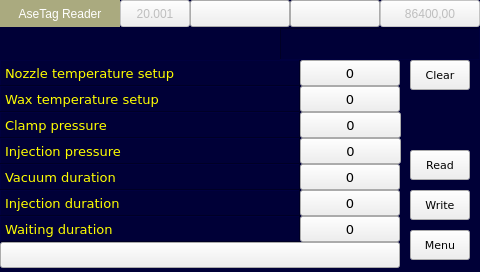
<?xml version="1.0" encoding="UTF-8"?>
<ui version="4.0">
<class>page100</class>
<widget class="QWidget" name="page100">
<property name="geometry">
<rect>
<x>0</x>
<y>0</y>
<width>480</width>
<height>272</height>
</rect>
</property>
<property name="minimumSize">
<size>
<width>480</width>
<height>272</height>
</size>
</property>
<property name="maximumSize">
<size>
<width>480</width>
<height>272</height>
</size>
</property>
<property name="windowTitle">
<string>page100</string>
</property>
<property name="styleSheet">
<string notr="true">QWidget#page100
{
background-color: rgb(0, 0, 55);
}

QLabel
{
background-color: rgb(0, 0, 55);
color: rgb(255, 255, 0);
}</string>
</property>
<widget class="QLabel" name="label_Tag">
<property name="geometry">
<rect>
<x>40</x>
<y>28</y>
<width>200</width>
<height>32</height>
</rect>
</property>
<property name="font">
<font>
<family>DejaVu Sans</family>
<pointsize>8</pointsize>
</font>
</property>
<property name="styleSheet">
<string notr="true"/>
</property>
<property name="text">
<string/>
</property>
<property name="alignment">
<set>Qt::AlignLeading|Qt::AlignLeft|Qt::AlignVCenter</set>
</property>
</widget>
<widget class="QLabel" name="labelErrors">
<property name="geometry">
<rect>
<x>280</x>
<y>28</y>
<width>200</width>
<height>32</height>
</rect>
</property>
<property name="font">
<font>
<family>DejaVu Sans</family>
<pointsize>8</pointsize>
</font>
</property>
<property name="frameShape">
<enum>QFrame::Panel</enum>
</property>
<property name="frameShadow">
<enum>QFrame::Sunken</enum>
</property>
<property name="alignment">
<set>Qt::AlignLeading|Qt::AlignLeft|Qt::AlignVCenter</set>
</property>
</widget>
<widget class="ATCMbutton" name="atcmButtonMenu">
<property name="geometry">
<rect>
<x>410</x>
<y>230</y>
<width>60</width>
<height>30</height>
</rect>
</property>
<property name="font">
<font>
<family>DejaVu Sans</family>
<pointsize>8</pointsize>
</font>
</property>
<property name="toolTip">
<string/>
</property>
<property name="whatsThis">
<string>ATCMbutton widget</string>
</property>
<property name="pageName">
<string notr="true">menu</string>
</property>
<property name="statusvar">
<string notr="true"/>
</property>
<property name="viewStatus">
<bool>false</bool>
</property>
<property name="visibilityVar">
<string notr="true"/>
</property>
<property name="text">
<string>Menu</string>
</property>
<property name="pressText">
<string>Menu</string>
</property>
<property name="borderWidth">
<number>0</number>
</property>
<property name="borderRadius">
<number>5</number>
</property>
<property name="apparence">
<enum>QFrame::Raised</enum>
</property>
</widget>
<widget class="QLabel" name="label_tag_present">
<property name="geometry">
<rect>
<x>4</x>
<y>28</y>
<width>32</width>
<height>32</height>
</rect>
</property>
<property name="maximumSize">
<size>
<width>50</width>
<height>50</height>
</size>
</property>
<property name="font">
<font>
<family>Ubuntu</family>
<pointsize>13</pointsize>
<weight>50</weight>
<italic>false</italic>
<bold>false</bold>
</font>
</property>
<property name="styleSheet">
<string notr="true"/>
</property>
<property name="text">
<string/>
</property>
</widget>
<widget class="QLabel" name="label_reader">
<property name="geometry">
<rect>
<x>240</x>
<y>28</y>
<width>32</width>
<height>32</height>
</rect>
</property>
<property name="maximumSize">
<size>
<width>50</width>
<height>50</height>
</size>
</property>
<property name="font">
<font>
<family>Ubuntu</family>
<pointsize>13</pointsize>
<weight>50</weight>
<italic>false</italic>
<bold>false</bold>
</font>
</property>
<property name="styleSheet">
<string notr="true"/>
</property>
<property name="text">
<string/>
</property>
</widget>
<widget class="ATCMdate" name="atcmDate">
<property name="geometry">
<rect>
<x>190</x>
<y>0</y>
<width>100</width>
<height>27</height>
</rect>
</property>
<property name="font">
<font>
<family>Ubuntu</family>
<pointsize>9</pointsize>
</font>
</property>
<property name="toolTip">
<string>ATCM QDate</string>
</property>
<property name="whatsThis">
<string>ATCMdate widget</string>
</property>
<property name="bgColor">
<color>
<red>170</red>
<green>170</green>
<blue>127</blue>
</color>
</property>
<property name="fontColor">
<color>
<red>255</red>
<green>255</green>
<blue>255</blue>
</color>
</property>
<property name="borderWidth">
<number>0</number>
</property>
<property name="borderRadius">
<number>0</number>
</property>
<property name="format">
<enum>ATCMdate::DD_MM_YYYY</enum>
</property>
</widget>
<widget class="ATCMlabel" name="atcmLabel_PLC_time">
<property name="enabled">
<bool>false</bool>
</property>
<property name="geometry">
<rect>
<x>380</x>
<y>0</y>
<width>100</width>
<height>27</height>
</rect>
</property>
<property name="font">
<font>
<family>Ubuntu</family>
<pointsize>9</pointsize>
</font>
</property>
<property name="text">
<string>86400,00</string>
</property>
<property name="toolTip">
<string>PLC_time</string>
</property>
<property name="whatsThis">
<string>ATCMlabel widget</string>
</property>
<property name="variable">
<string>PLC_time</string>
</property>
<property name="refresh">
<number>200</number>
</property>
<property name="max">
<string notr="true">0</string>
</property>
<property name="min">
<string notr="true">0</string>
</property>
<property name="viewStatus">
<bool>false</bool>
</property>
<property name="visibilityVar">
<string/>
</property>
<property name="bgColor">
<color>
<red>170</red>
<green>170</green>
<blue>127</blue>
</color>
</property>
<property name="fontColor">
<color>
<red>255</red>
<green>255</green>
<blue>255</blue>
</color>
</property>
<property name="borderWidth">
<number>0</number>
</property>
<property name="borderRadius">
<number>0</number>
</property>
</widget>
<widget class="QLabel" name="label_3">
<property name="geometry">
<rect>
<x>0</x>
<y>0</y>
<width>120</width>
<height>27</height>
</rect>
</property>
<property name="font">
<font>
<family>Ubuntu</family>
<pointsize>9</pointsize>
</font>
</property>
<property name="styleSheet">
<string notr="true">background-color: rgb(170, 170, 127);
color: rgb(255, 255, 255);
font: 9pt &quot;Ubuntu&quot;;
</string>
</property>
<property name="text">
<string>AseTag Reader</string>
</property>
<property name="alignment">
<set>Qt::AlignCenter</set>
</property>
</widget>
<widget class="ATCMlabel" name="atcmLabel_HMI_Version">
<property name="enabled">
<bool>false</bool>
</property>
<property name="geometry">
<rect>
<x>120</x>
<y>0</y>
<width>70</width>
<height>27</height>
</rect>
</property>
<property name="font">
<font>
<family>Ubuntu</family>
<pointsize>9</pointsize>
</font>
</property>
<property name="text">
<string>20.001</string>
</property>
<property name="toolTip">
<string>PLC_HMI_Version</string>
</property>
<property name="whatsThis">
<string>ATCMlabel widget</string>
</property>
<property name="variable">
<string>PLC_HMI_Version</string>
</property>
<property name="refresh">
<number>200</number>
</property>
<property name="max">
<string notr="true">0</string>
</property>
<property name="min">
<string notr="true">0</string>
</property>
<property name="viewStatus">
<bool>false</bool>
</property>
<property name="visibilityVar">
<string/>
</property>
<property name="bgColor">
<color>
<red>170</red>
<green>170</green>
<blue>127</blue>
</color>
</property>
<property name="fontColor">
<color>
<red>255</red>
<green>255</green>
<blue>255</blue>
</color>
</property>
<property name="borderWidth">
<number>0</number>
</property>
<property name="borderRadius">
<number>0</number>
</property>
</widget>
<widget class="ATCMtime" name="atcmTime">
<property name="geometry">
<rect>
<x>290</x>
<y>0</y>
<width>90</width>
<height>27</height>
</rect>
</property>
<property name="font">
<font>
<family>Ubuntu</family>
<pointsize>9</pointsize>
</font>
</property>
<property name="toolTip">
<string>ATCM QTime</string>
</property>
<property name="whatsThis">
<string>ATCMtime widget</string>
</property>
<property name="bgColor">
<color>
<red>170</red>
<green>170</green>
<blue>127</blue>
</color>
</property>
<property name="fontColor">
<color>
<red>255</red>
<green>255</green>
<blue>255</blue>
</color>
</property>
<property name="borderWidth">
<number>0</number>
</property>
<property name="borderRadius">
<number>0</number>
</property>
</widget>
<widget class="ATCMbutton" name="atcmButtonWrite">
<property name="geometry">
<rect>
<x>410</x>
<y>190</y>
<width>60</width>
<height>30</height>
</rect>
</property>
<property name="font">
<font>
<family>DejaVu Sans</family>
<pointsize>8</pointsize>
</font>
</property>
<property name="toolTip">
<string/>
</property>
<property name="whatsThis">
<string>ATCMbutton widget</string>
</property>
<property name="pageName">
<string notr="true">menu</string>
</property>
<property name="statusvar">
<string notr="true"/>
</property>
<property name="viewStatus">
<bool>false</bool>
</property>
<property name="visibilityVar">
<string notr="true"/>
</property>
<property name="text">
<string>Write</string>
</property>
<property name="pressText">
<string>Write</string>
</property>
<property name="borderWidth">
<number>0</number>
</property>
<property name="borderRadius">
<number>5</number>
</property>
<property name="apparence">
<enum>QFrame::Raised</enum>
</property>
</widget>
<widget class="ATCMbutton" name="atcmButtonRead">
<property name="geometry">
<rect>
<x>410</x>
<y>150</y>
<width>60</width>
<height>30</height>
</rect>
</property>
<property name="font">
<font>
<family>DejaVu Sans</family>
<pointsize>8</pointsize>
</font>
</property>
<property name="toolTip">
<string/>
</property>
<property name="whatsThis">
<string>ATCMbutton widget</string>
</property>
<property name="pageName">
<string notr="true"/>
</property>
<property name="statusvar">
<string notr="true"/>
</property>
<property name="viewStatus">
<bool>false</bool>
</property>
<property name="visibilityVar">
<string notr="true"/>
</property>
<property name="text">
<string>Read</string>
</property>
<property name="pressText">
<string>Read</string>
</property>
<property name="borderWidth">
<number>0</number>
</property>
<property name="borderRadius">
<number>5</number>
</property>
<property name="apparence">
<enum>QFrame::Raised</enum>
</property>
</widget>
<widget class="QLabel" name="label_19">
<property name="geometry">
<rect>
<x>0</x>
<y>60</y>
<width>300</width>
<height>26</height>
</rect>
</property>
<property name="font">
<font>
<family>DejaVu Sans</family>
<pointsize>10</pointsize>
</font>
</property>
<property name="frameShape">
<enum>QFrame::Panel</enum>
</property>
<property name="frameShadow">
<enum>QFrame::Raised</enum>
</property>
<property name="text">
<string>Nozzle temperature setup</string>
</property>
<property name="alignment">
<set>Qt::AlignLeading|Qt::AlignLeft|Qt::AlignVCenter</set>
</property>
</widget>
<widget class="ATCMlabel" name="atcmLabel_9">
<property name="geometry">
<rect>
<x>300</x>
<y>86</y>
<width>100</width>
<height>26</height>
</rect>
</property>
<property name="font">
<font>
<family>DejaVu Sans</family>
<pointsize>10</pointsize>
</font>
</property>
<property name="text">
<string>0</string>
</property>
<property name="toolTip">
<string>Tmp_TempSerbatoi</string>
</property>
<property name="whatsThis">
<string>ATCMlabel widget</string>
</property>
<property name="variable">
<string>Tmp_TempSerbatoi</string>
</property>
<property name="refresh">
<number>200</number>
</property>
<property name="max">
<string notr="true">85</string>
</property>
<property name="min">
<string notr="true">50</string>
</property>
<property name="viewStatus">
<bool>false</bool>
</property>
<property name="visibilityVar">
<string/>
</property>
<property name="borderWidth">
<number>1</number>
</property>
<property name="borderRadius">
<number>0</number>
</property>
</widget>
<widget class="ATCMlabel" name="atcmLabel_12">
<property name="geometry">
<rect>
<x>300</x>
<y>138</y>
<width>101</width>
<height>26</height>
</rect>
</property>
<property name="font">
<font>
<family>DejaVu Sans</family>
<pointsize>10</pointsize>
</font>
</property>
<property name="text">
<string>0</string>
</property>
<property name="toolTip">
<string>Tmp_P5</string>
</property>
<property name="whatsThis">
<string>ATCMlabel widget</string>
</property>
<property name="variable">
<string>Tmp_P5</string>
</property>
<property name="refresh">
<number>200</number>
</property>
<property name="max">
<string notr="true">5</string>
</property>
<property name="min">
<string notr="true">0.2</string>
</property>
<property name="viewStatus">
<bool>false</bool>
</property>
<property name="visibilityVar">
<string/>
</property>
<property name="borderWidth">
<number>1</number>
</property>
<property name="borderRadius">
<number>0</number>
</property>
</widget>
<widget class="ATCMlabel" name="atcmLabel_11">
<property name="geometry">
<rect>
<x>300</x>
<y>216</y>
<width>100</width>
<height>26</height>
</rect>
</property>
<property name="font">
<font>
<family>DejaVu Sans</family>
<pointsize>10</pointsize>
</font>
</property>
<property name="text">
<string>0</string>
</property>
<property name="toolTip">
<string>Tmp_TEMPO3</string>
</property>
<property name="whatsThis">
<string>ATCMlabel widget</string>
</property>
<property name="variable">
<string>Tmp_TEMPO3</string>
</property>
<property name="refresh">
<number>200</number>
</property>
<property name="max">
<string notr="true">20</string>
</property>
<property name="min">
<string notr="true">0</string>
</property>
<property name="viewStatus">
<bool>false</bool>
</property>
<property name="visibilityVar">
<string/>
</property>
<property name="borderWidth">
<number>1</number>
</property>
<property name="borderRadius">
<number>0</number>
</property>
</widget>
<widget class="QLabel" name="label_37">
<property name="geometry">
<rect>
<x>0</x>
<y>112</y>
<width>300</width>
<height>26</height>
</rect>
</property>
<property name="font">
<font>
<family>DejaVu Sans</family>
<pointsize>10</pointsize>
</font>
</property>
<property name="frameShape">
<enum>QFrame::Panel</enum>
</property>
<property name="frameShadow">
<enum>QFrame::Raised</enum>
</property>
<property name="text">
<string>Clamp pressure</string>
</property>
<property name="alignment">
<set>Qt::AlignLeading|Qt::AlignLeft|Qt::AlignVCenter</set>
</property>
</widget>
<widget class="QLabel" name="label_20">
<property name="geometry">
<rect>
<x>0</x>
<y>86</y>
<width>300</width>
<height>26</height>
</rect>
</property>
<property name="font">
<font>
<family>DejaVu Sans</family>
<pointsize>10</pointsize>
</font>
</property>
<property name="frameShape">
<enum>QFrame::Panel</enum>
</property>
<property name="frameShadow">
<enum>QFrame::Raised</enum>
</property>
<property name="text">
<string>Wax temperature setup</string>
</property>
<property name="alignment">
<set>Qt::AlignLeading|Qt::AlignLeft|Qt::AlignVCenter</set>
</property>
</widget>
<widget class="QLabel" name="label_31">
<property name="geometry">
<rect>
<x>0</x>
<y>164</y>
<width>300</width>
<height>26</height>
</rect>
</property>
<property name="font">
<font>
<family>DejaVu Sans</family>
<pointsize>10</pointsize>
</font>
</property>
<property name="frameShape">
<enum>QFrame::Panel</enum>
</property>
<property name="frameShadow">
<enum>QFrame::Raised</enum>
</property>
<property name="text">
<string>Vacuum duration</string>
</property>
<property name="alignment">
<set>Qt::AlignLeading|Qt::AlignLeft|Qt::AlignVCenter</set>
</property>
</widget>
<widget class="QLabel" name="label_36">
<property name="geometry">
<rect>
<x>0</x>
<y>216</y>
<width>300</width>
<height>26</height>
</rect>
</property>
<property name="font">
<font>
<family>DejaVu Sans</family>
<pointsize>10</pointsize>
</font>
</property>
<property name="frameShape">
<enum>QFrame::Panel</enum>
</property>
<property name="frameShadow">
<enum>QFrame::Raised</enum>
</property>
<property name="text">
<string>Waiting duration</string>
</property>
<property name="alignment">
<set>Qt::AlignLeading|Qt::AlignLeft|Qt::AlignVCenter</set>
</property>
</widget>
<widget class="QLabel" name="label_39">
<property name="geometry">
<rect>
<x>0</x>
<y>138</y>
<width>300</width>
<height>26</height>
</rect>
</property>
<property name="font">
<font>
<family>DejaVu Sans</family>
<pointsize>10</pointsize>
</font>
</property>
<property name="frameShape">
<enum>QFrame::Panel</enum>
</property>
<property name="frameShadow">
<enum>QFrame::Raised</enum>
</property>
<property name="text">
<string>Injection pressure</string>
</property>
<property name="alignment">
<set>Qt::AlignLeading|Qt::AlignLeft|Qt::AlignVCenter</set>
</property>
</widget>
<widget class="QLabel" name="label_28">
<property name="geometry">
<rect>
<x>0</x>
<y>190</y>
<width>300</width>
<height>26</height>
</rect>
</property>
<property name="font">
<font>
<family>DejaVu Sans</family>
<pointsize>10</pointsize>
</font>
</property>
<property name="frameShape">
<enum>QFrame::Panel</enum>
</property>
<property name="frameShadow">
<enum>QFrame::Raised</enum>
</property>
<property name="text">
<string>Injection duration</string>
</property>
<property name="alignment">
<set>Qt::AlignLeading|Qt::AlignLeft|Qt::AlignVCenter</set>
</property>
</widget>
<widget class="ATCMlabel" name="atcmLabel_8">
<property name="geometry">
<rect>
<x>300</x>
<y>164</y>
<width>100</width>
<height>26</height>
</rect>
</property>
<property name="font">
<font>
<family>DejaVu Sans</family>
<pointsize>10</pointsize>
</font>
</property>
<property name="text">
<string>0</string>
</property>
<property name="toolTip">
<string>Tmp_TEMPO1</string>
</property>
<property name="whatsThis">
<string>ATCMlabel widget</string>
</property>
<property name="variable">
<string>Tmp_TEMPO1</string>
</property>
<property name="refresh">
<number>200</number>
</property>
<property name="max">
<string notr="true">30</string>
</property>
<property name="min">
<string notr="true">1</string>
</property>
<property name="viewStatus">
<bool>false</bool>
</property>
<property name="visibilityVar">
<string/>
</property>
<property name="borderWidth">
<number>1</number>
</property>
<property name="borderRadius">
<number>0</number>
</property>
</widget>
<widget class="ATCMlabel" name="atcmLabel_6">
<property name="geometry">
<rect>
<x>300</x>
<y>190</y>
<width>100</width>
<height>26</height>
</rect>
</property>
<property name="font">
<font>
<family>DejaVu Sans</family>
<pointsize>10</pointsize>
</font>
</property>
<property name="text">
<string>0</string>
</property>
<property name="toolTip">
<string>Tmp_TEMPO2</string>
</property>
<property name="whatsThis">
<string>ATCMlabel widget</string>
</property>
<property name="variable">
<string>Tmp_TEMPO2</string>
</property>
<property name="refresh">
<number>200</number>
</property>
<property name="max">
<string notr="true">30</string>
</property>
<property name="min">
<string notr="true">1</string>
</property>
<property name="viewStatus">
<bool>false</bool>
</property>
<property name="visibilityVar">
<string/>
</property>
<property name="borderWidth">
<number>1</number>
</property>
<property name="borderRadius">
<number>0</number>
</property>
</widget>
<widget class="ATCMlabel" name="atcmLabel_7">
<property name="geometry">
<rect>
<x>300</x>
<y>60</y>
<width>100</width>
<height>26</height>
</rect>
</property>
<property name="font">
<font>
<family>DejaVu Sans</family>
<pointsize>10</pointsize>
</font>
</property>
<property name="text">
<string>0</string>
</property>
<property name="toolTip">
<string>Tmp_TempUgello</string>
</property>
<property name="whatsThis">
<string>ATCMlabel widget</string>
</property>
<property name="variable">
<string>Tmp_TempUgello</string>
</property>
<property name="refresh">
<number>200</number>
</property>
<property name="max">
<string notr="true">85</string>
</property>
<property name="min">
<string notr="true">50</string>
</property>
<property name="viewStatus">
<bool>false</bool>
</property>
<property name="visibilityVar">
<string/>
</property>
<property name="borderWidth">
<number>1</number>
</property>
<property name="borderRadius">
<number>0</number>
</property>
</widget>
<widget class="ATCMlabel" name="atcmLabel_10">
<property name="geometry">
<rect>
<x>300</x>
<y>112</y>
<width>101</width>
<height>26</height>
</rect>
</property>
<property name="font">
<font>
<family>DejaVu Sans</family>
<pointsize>10</pointsize>
</font>
</property>
<property name="text">
<string>0</string>
</property>
<property name="toolTip">
<string>Tmp_P3</string>
</property>
<property name="whatsThis">
<string>ATCMlabel widget</string>
</property>
<property name="variable">
<string>Tmp_P3</string>
</property>
<property name="refresh">
<number>200</number>
</property>
<property name="max">
<string notr="true">5</string>
</property>
<property name="min">
<string notr="true">0.2</string>
</property>
<property name="viewStatus">
<bool>false</bool>
</property>
<property name="visibilityVar">
<string/>
</property>
<property name="borderWidth">
<number>1</number>
</property>
<property name="borderRadius">
<number>0</number>
</property>
</widget>
<widget class="QPushButton" name="pushButtonText">
<property name="geometry">
<rect>
<x>0</x>
<y>242</y>
<width>400</width>
<height>26</height>
</rect>
</property>
<property name="text">
<string/>
</property>
<property name="font">
 <font>
  <family>DejaVu Sans</family>
  <pointsize>8</pointsize>
 </font>
</property>
</widget>
<widget class="ATCMbutton" name="atcmButtonClear">
<property name="geometry">
<rect>
<x>410</x>
<y>60</y>
<width>60</width>
<height>30</height>
</rect>
</property>
<property name="font">
<font>
<family>DejaVu Sans</family>
<pointsize>8</pointsize>
</font>
</property>
<property name="toolTip">
<string/>
</property>
<property name="whatsThis">
<string>ATCMbutton widget</string>
</property>
<property name="pageName">
<string notr="true"/>
</property>
<property name="statusvar">
<string notr="true"/>
</property>
<property name="viewStatus">
<bool>false</bool>
</property>
<property name="visibilityVar">
<string notr="true"/>
</property>
<property name="text">
<string>Clear</string>
</property>
<property name="pressText">
<string>Clear</string>
</property>
<property name="borderWidth">
<number>0</number>
</property>
<property name="borderRadius">
<number>5</number>
</property>
<property name="apparence">
<enum>QFrame::Raised</enum>
</property>
</widget>
</widget>
<customwidgets>
<customwidget>
<class>ATCMbutton</class>
<extends>QPushButton</extends>
<header>atcmplugin.h</header>
</customwidget>
<customwidget>
<class>ATCMdate</class>
<extends>QPushButton</extends>
<header>atcmplugin.h</header>
</customwidget>
<customwidget>
<class>ATCMlabel</class>
<extends>QPushButton</extends>
<header>atcmplugin.h</header>
</customwidget>
<customwidget>
<class>ATCMtime</class>
<extends>QPushButton</extends>
<header>atcmplugin.h</header>
</customwidget>
</customwidgets>
<resources/>
<connections>
<connection>
<sender>atcmButtonMenu</sender>
<signal>newPage(const char*,bool)</signal>
<receiver>page100</receiver>
<slot>goto_page(const char*,bool)</slot>
<hints>
<hint type="sourcelabel">
<x>20</x>
<y>20</y>
</hint>
<hint type="destinationlabel">
<x>20</x>
<y>20</y>
</hint>
</hints>
</connection>
<connection>
<sender>atcmButtonWrite</sender>
<signal>newPage(const char*,bool)</signal>
<receiver>page100</receiver>
<slot>goto_page(const char*,bool)</slot>
<hints>
<hint type="sourcelabel">
<x>20</x>
<y>20</y>
</hint>
<hint type="destinationlabel">
<x>20</x>
<y>20</y>
</hint>
</hints>
</connection>
</connections>
<slots>
<slot>goto_page(const char*,bool)</slot>
</slots>
</ui>
